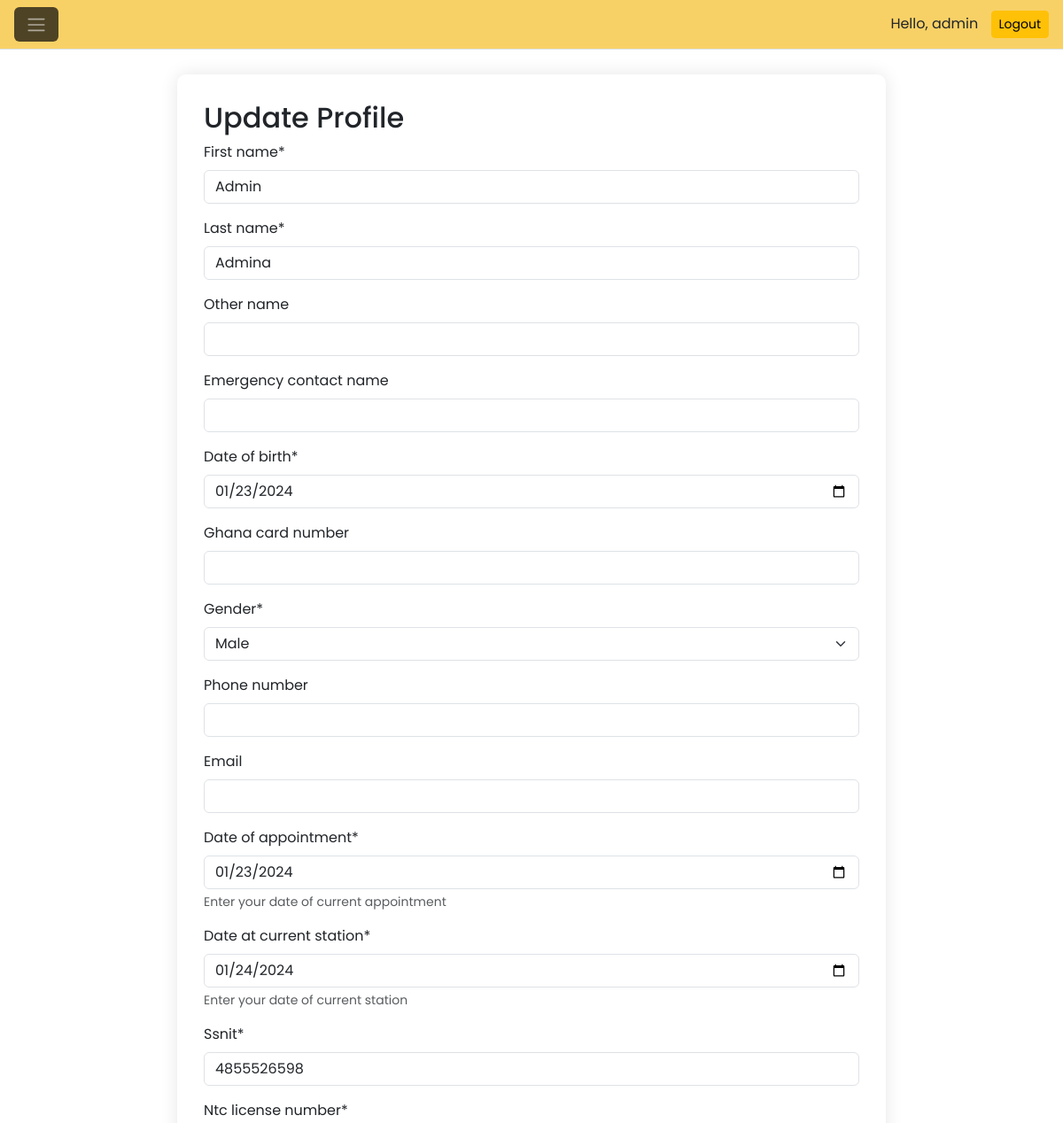
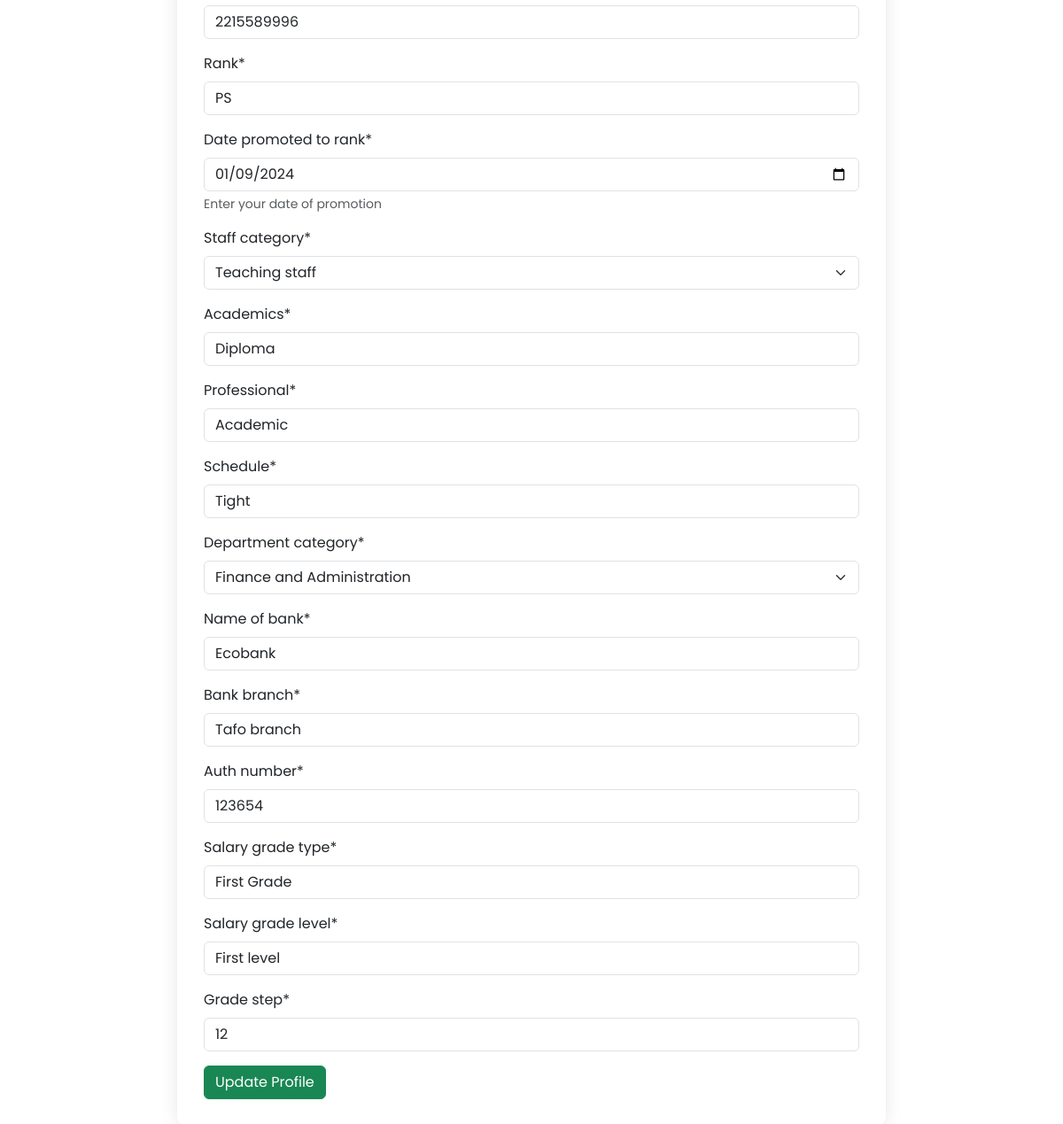
/updateprofile/ (signed in), run on the app's committed database (2 pictures, top to bottom).
### EduApp/models.py (models this page shows, shortened)
class Personal(models.Model):
    MALE = 'Male'
    FEMALE = 'Female'
    GENDER_CHOICES = [
        (MALE, 'Male'),
        (FEMALE, 'Female'),
    ]
    first_name = models.CharField(max_length=50)
    last_name = models.CharField(max_length=50)
    other_name = models.CharField(max_length=50, blank=True)
    emergency_contact_name = models.CharField(max_length=50, blank=True)
    date_of_birth = models.DateField(null=True)
    ghana_card_number = models.CharField(max_length=15, null=True, blank=True)
    gender = models.CharField(max_length=10, choices=GENDER_CHOICES)
    phone_number = models.CharField(max_length=10, null=True, blank=True)
    email = models.EmailField(max_length=254, null=True, blank=True)
    date_created = models.DateTimeField(auto_now_add=True)
    profile_pic = ResizedImageField(size=[600, 600], quality=85, null=True, blank=True)
    user = models.OneToOneField(User, on_delete=models.CASCADE, null=True, blank=True)

class Work(models.Model):
    TEACHING_STAFF = 'Teaching staff'
    NON_TEACHING_STAFF = 'Non teaching staff'
    STAFF_CATEGORY_CHOICES = [
        (TEACHING_STAFF, 'Teaching staff'),
        (NON_TEACHING_STAFF, 'Non teaching staff'),
    ]
    DIRECTOR = 'Director'
    HUMAN_RESOURCE_MANAGEMENT_DEVELOPMENT= 'Human Resource and Development'
    PLANNING_STATISTICS = 'Plannning and Statistics'
    FINANACE_ADMINISTRATION = 'Finance and Administration'
    TEACHING_LEARNING = 'Teaching and Learning'
    DEPARTMENT_CHOICES =[
        (DIRECTOR, 'Director' ),
        (HUMAN_RESOURCE_MANAGEMENT_DEVELOPMENT, 'Human Resource and Development' ),
        (PLANNING_STATISTICS, 'Plannning and Statistics'),
        (FINANACE_ADMINISTRATION, 'Finance and Administration' ),
        (TEACHING_LEARNING, 'Teaching and Learning')
    ]
    date_of_appointment = models.DateField(null=True, blank=True, help_text="Enter your date of current appointment")
    date_at_current_station = models.DateField(null=True, blank=True, help_text="Enter your date of current station")
    ssnit = models.CharField(max_length=10, null=True, blank=True)
    ntc_license_number = models.CharField(max_length=10, null=True, blank=True)
    rank = models.CharField(max_length=100, null=True, blank=True)
    date_promoted_to_rank =  models.DateField(null=True, blank=True, help_text="Enter your date of promotion")
    staff_category = models.CharField(max_length=20, choices=STAFF_CATEGORY_CHOICES)
    academics= models.CharField(max_length=100, null=True, blank=True)
    professional = models.CharField(max_length=100, null=True, blank=True)
    schedule = models.CharField(max_length=100, null=True, blank=True)
    department_category = models.CharField(max_length=50, choices=DEPARTMENT_CHOICES)
    personal = models.ForeignKey(Personal, on_delete=models. CASCADE)

class Nominal(models.Model):
    name_of_bank = models.CharField(max_length=100, null=True, blank=True)
    bank_branch = models.CharField(max_length=100, null=True, blank=True)
    auth_number = models.CharField(max_length=100, null=True, blank=True)
    salary_grade_type = models.CharField(max_length=100, null=True, blank=True)
    salary_grade_level = models.CharField(max_length=100, null=True, blank=True)
    grade_step = models.CharField(max_length=100, null=True, blank=True)
    personal = models.ForeignKey(Personal, on_delete=models.CASCADE)

### EduApp/views.py (the view, shortened to what this page needs)
# urls.py: path('updateprofile/', UpdateProfileView.as_view(), name='update_profile'),
@method_decorator(login_required(login_url='login'), name='dispatch')
class UpdateProfileView(View):
    template_name = 'updateprofile.html'
    personal_form_class = PersonalForm
    work_form_class = WorkForm
    nominal_form_class = NominalForm
    success_url = reverse_lazy('user_page')
    def get(self, request, *args, **kwargs):
        try:
            personal_instance = Personal.objects.get(user=request.user)
            work_instance = Work.objects.get(personal=personal_instance)
            nominal_instance = Nominal.objects.get(personal=personal_instance)
            personal_form = self.personal_form_class(instance=personal_instance)
            work_form = self.work_form_class(instance=work_instance)
            nominal_form = self.nominal_form_class(instance=nominal_instance)
            is_admin = request.user.is_staff
            return render(request, self.template_name, {
                'user_nav_template': 'navs/admin_nav.html' if is_admin else 'navs/user_nav.html',
                'personal_form': personal_form,
                'work_form': work_form,
                'nominal_form': nominal_form,
                'is_admin': is_admin,
            })
        except Personal.DoesNotExist:
            return render(request, 'profilenotcreated.html')

### EduApp/forms.py
class PersonalForm(forms.ModelForm):
    class Meta:
        model = Personal
        exclude = ['user', 'profile_pic']
        fields = '__all__'
        widgets = {
            'date_of_birth': forms.DateInput(attrs={'type': 'date'}),
        }

class WorkForm(forms.ModelForm):
    class Meta:
        model= Work
        exclude = ['personal']
        widgets = {
            'date_of_appointment': forms.DateInput(attrs={'type': 'date'}),
            'date_at_current_station': forms.DateInput(attrs={'type': 'date'}),
            'date_promoted_to_rank': forms.DateInput(attrs={'type':'date'}),
        }
    def __init__(self, *args, **kwargs):
        super(WorkForm, self).__init__(*args, **kwargs)
        for field_name, field in self.fields.items():
            field.required = True

### templates/updateprofile.html (shortened to what this page needs)
{% extends user_nav_template %}
{% load crispy_forms_tags %}
{% block content %}
    <div class="container md-5">
      <h2>Update Profile</h2>
      <form method="post" enctype="multipart/form-data">
        {{ personal_form|crispy }}
        {{ work_form|crispy }}
        {{ nominal_form|crispy }}
        <button class="btn btn-success" type="submit">Update Profile</button>
      </form>
  </div>
{% endblock content%}

### templates/navs/admin_nav.html (shortened to what this page needs)
{% load crispy_forms_tags %}
{% load custom_tags %}
{% load static %}
<!DOCTYPE html>
<html lang="en">
<head>
    <link rel="stylesheet" href="{% static 'css/status.css' %}">
    <link rel="stylesheet" href="https://cdn.jsdelivr.net/npm/bootstrap@5.3.2/dist/css/bootstrap.min.css">
</head>
<body>
    <div class="wrapper">
        <div class="main">
            <nav class="navbar navbar-expand px-3 border-bottom" style="background-color: #f8d166;">
                {% if user.is_authenticated %}
                    <button class="btn" type="button" data-bs-theme="dark" style="background-color:rgba(12, 12, 12, 0.717);">
                        <span class="navbar-toggler-icon"></span>
                    </button>
                {% endif %}
                <div class="ms-auto" id="navbarRight">
                    {% if request.user.is_authenticated %}
                        <span id="helloAdmin" style="margin-right: 10px;">Hello, {{ request.user.username }}</span>
                        <span><a href="{% url 'logout' %}" class="btn btn-sm btn-warning" id="logoutBtn">Logout</a></span>
                    {% else %}
                        <span><a href="{% url 'login' %}" class="btn btn-sm btn-primary">Login</a></span>
                    {% endif %}
                </div>
            </nav>
            <main class="content px-3 py-2">
                <div class="container-fluid">
                    <div class="mb-3">
                        {% block content %}
                        {% endblock content %}
                    </div>
                </div>
            </main>
        </div>
    </div>
</body>
</html>

### static/css/status.css (style rules this page uses)
body { font-family: Arial, sans-serif; margin: 20px; }

### templates/navs/admin_nav.html (style rules this page uses)
body { font-family: 'Poppins', sans-serif; margin: 0; }
a { cursor: pointer; text-decoration: none; font-family: 'Poppins', sans-serif; }
.wrapper { align-items: stretch; display: flex; width: 100%; }
.main { display: flex; flex-direction: column; min-height: 100vh; width: 100%; overflow: hidden; transition: all 0.35s ease-in-out; }
.content { flex: 1; max-width: 100vw; width: 100vw; }
.container { max-width: 800px; margin: 20px auto; background-color: #fff; padding: 30px; border-radius: 10px; box-shadow: 0 0 20px rgba(0, 0, 0, 0.1); }
@media (min-width:768px) { .content { width: auto; } }

### data on the page
Personal: first_name "Admin", last_name "Admina", date_of_birth "01/23/2024", gender "Male"
Work: date_of_appointment "01/23/2024", date_at_current_station "01/24/2024", ssnit "4855526598", ntc_license_number "2215589996", rank "PS", date_promoted_to_rank "01/09/2024", staff_category "Teaching staff", academics "Diploma", professional "Academic", schedule "Tight", department_category "Finance and Administration"
Nominal: name_of_bank "Ecobank", bank_branch "Tafo branch", auth_number "123654", salary_grade_type "First Grade", salary_grade_level "First level", grade_step "12"

### other printed values
{{ request.user.username }} "admin"
